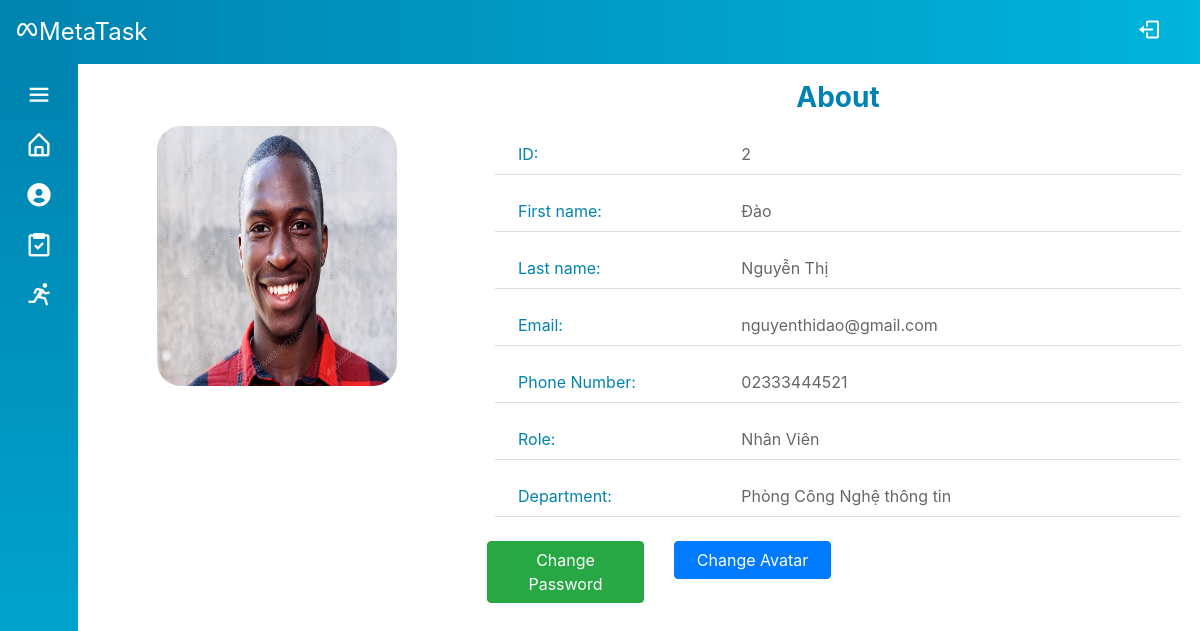
The app's page /Source/mvc/index.php?controller=user&action=viewProfile (signed in) with its own data.
### tables this page shows
CREATE TABLE `account_info` (
  `id` int(6) UNSIGNED NOT NULL,
  `firstname` varchar(30) NOT NULL,
  `lastname` varchar(30) NOT NULL,
  `email` varchar(50) DEFAULT NULL,
  `phone` varchar(30) DEFAULT NULL,
  `avatar` varchar(200) DEFAULT NULL,
  `department` int(6) UNSIGNED NOT NULL
);

CREATE TABLE `account` (
  `id` int(6) UNSIGNED NOT NULL,
  `username` varchar(30) NOT NULL,
  `password` varchar(100) NOT NULL,
  `role` int(6) UNSIGNED DEFAULT 1,
  `activated` tinyint(4) DEFAULT 0,
  `token` varchar(50) DEFAULT NULL
);

CREATE TABLE `role` (
  `id` int(6) UNSIGNED NOT NULL,
  `description` varchar(30) NOT NULL
);

CREATE TABLE `department` (
  `id` int(6) UNSIGNED NOT NULL,
  `name` varchar(30) NOT NULL
);

### Source/mvc/controllers/base_controller.php (called while the page is built, shortened)
<?php
    class BaseController {
        protected $name;
        public function render($view, $data = array()) {
            extract($data);
            require_once('views/' .$this->name . '/' . $view . '.php');
            require_once('views/layout/template.php');
        }
    }
?>

### Source/mvc/controllers/user_controller.php (called while the page is built, shortened)
<?php
require_once('models/User.php');
require_once('base_controller.php');
class UserController extends BaseController
{
    public function viewProfile()
    {
        $user = User::get($_SESSION['id']);
        $this->render('viewProfile', array('user' => $user));
    }
}

### Source/mvc/route.php (called while the page is built, shortened)
<?php
$obj = new $className();
$obj->$action();

### Source/mvc/index.php (called while the page is built, shortened)
<?php
require_once('route.php');

### Source/mvc/models/User.php (called while the page is built, shortened)
<?php
class User
{
    public function __construct(
        $id,
        $firstname,
        $lastname,
        $email,
        $phone,
        $avatar,
        $department
    ) {
        $this->id = $id;
        $this->firstname = $firstname;
        $this->lastname = $lastname;
        $this->email = $email;
        $this->phone = $phone;
        $this->avatar = $avatar;
    }
    public static function get($id)
    {
        $sql = "select * from account_info where id = :id";
        $conn = DB::getConnection();
        $stm = $conn->prepare($sql);
        $stm->execute(array('id' => $id));
        if ($item = $stm->fetch()) {
            return new User($item['id'], $item['firstname'], $item['lastname'], $item['email'], $item['phone'], $item['avatar'], $item['department']);
        }
        return null;
    }
    public static function getDepartmentName($id)
    {
        $sql = "select name from department where id = :id";
        $conn = DB::getConnection();
        $stm = $conn->prepare($sql);
        $stm->execute(array('id' => $id));
        if ($item = $stm->fetch()) {
            return $item['name'];
        }
        return null;
    }
    public static function getRole($id)
    {
        $sql = "select role from account where id = :id";
        $conn = DB::getConnection();
        $stm = $conn->prepare($sql);
        $stm->execute(array('id' => $id));
        if ($item = $stm->fetch()) {
            return $item['role'];
        }
        return null;
    }
    public static function getRoleName($roleID)
    {
        $sql = "select description from role where id = :roleID";
        $conn = DB::getConnection();
        $stm = $conn->prepare($sql);
        $stm->execute(array('roleID' => $roleID));
        if ($item = $stm->fetch()) {
            return $item['description'];
        }
        return null;
    }
}

### Source/mvc/views/user/viewProfile.php (the view, shortened to what this page needs)
<div class="container-fluid">
    <div class="row">
        <div class="col-12 col-md-4 text-center">
            <div class="
                profile-img
                d-flex
                justify-content-center
                align-items-center
              ">
                <img src="<?= $user->avatar ?>" alt="Avatar image" />
            </div>
        </div>
        <div class="col-12 col-md-8">
            <div class="profile-info">
                <div class="info-header">About</div>
                <div class="info-body">
                    <ul class="info-list">
                        <li class="row">
                            <div class="col-12 col-md-4 info-label">ID:</div>
                            <div class="col-12 col-md-8 info-content">
                                <?= $user->id ?>
                            </div>
                        </li>
                        <li class="row">
                            <div class="col-12 col-md-4 info-label">First name:</div>
                            <div class="col-12 col-md-8 info-content">
                                <?= $user->firstname ?>
                            </div>
                        </li>
                        <li class="row">
                            <div class="col-12 col-md-4 info-label">Last name:</div>
                            <div class="col-12 col-md-8 info-content">
                                <?= $user->lastname ?>
                            </div>
                        </li>
                        <li class="row">
                            <div class="col-12 col-md-4 info-label">Email:</div>
                            <div class="col-12 col-md-8 info-content">
                                <?= $user->email ?>
                            </div>
                        </li>
                        <li class="row">
                            <div class="col-12 col-md-4 info-label">Phone Number:</div>
                            <div class="col-12 col-md-8 info-content">
                                <?= $user->phone ?>
                            </div>
                        </li>
                        <li class="row">
                            <div class="col-12 col-md-4 info-label">Role:</div>
                            <div class="col-12 col-md-8 info-content">
                                <?= USER::getRoleName(USER::getRole($user->id)) ?>
                            </div>
                        </li>
                        <li class="row">
                            <div class="col-12 col-md-4 info-label">Department:</div>
                            <div class="col-12 col-md-8 info-content">
                                <?= USER::getDepartmentName($user->department) ?>
                            </div>
                        </li>
                        <div class="row">
                            <div class="col-12 col-md-3">
                                <button class="btn btn-success m-2 w-100" data-toggle="modal" data-target="#changePass-modal">
                                    Change Password
                                </button>
                            </div>
                            <div class="col-12 col-md-3">
                                <button class="btn btn-primary m-2 w-100" data-toggle="modal" data-target="#upload-modal">
                                    Change Avatar
                                </button>
                            </div>
                        </div>
                    </ul>
                </div>
            </div>
        </div>
    </div>
</div>

### Source/mvc/style.css (style rules this page uses)
* { padding: 0; margin: 0; box-sizing: border-box; list-style-type: none; }
body { position: relative; min-height: 100vh; width: 100%; }
.profile-info, .profile-img { height: 360px; }
.profile-img img { max-width: 240px; height: 72%; border-radius: 24px; }
.profile-info .info-header { text-align: center; font-size: 28px; font-weight: 700; color: #0083b0; }
.profile-info .info-list li { margin: 16px; padding: 8px; border-bottom: 1px solid #ddd; }
.profile-info .info-list .info-label { color: #0083b0; }
.profile-info .info-list .info-content { color: #666; }

### records on screen
account_info: avatar (picture), id "2", firstname "Đào", lastname "Nguyễn Thị", email "nguyenthidao@gmail.com", phone "02333444521", id.description "Nhân Viên", department.name "Phòng Công Nghệ thông tin"
